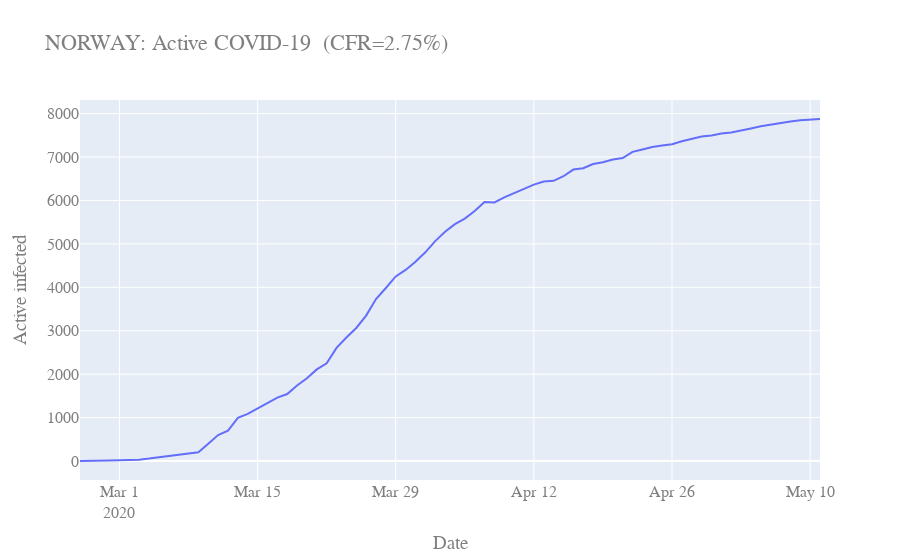

The cell this chart's notebook holds for it:
### Code cell
last, cfr, active, confirmed = fatality_rate_given_country(df, 'Norway')

fig = go.Figure([go.Scatter(x=df[df['Country/Region'] == 'Norway'].groupby('date')['date'].first(),
                            y=df[df['Country/Region'] == 'Norway'].groupby('date')['Active'].sum())])
fig.update_layout(
    title="NORWAY: Active COVID-19  (CFR=%.2f%%)" % (cfr*100),
    xaxis_title="Date",
    yaxis_title="Active infected",
    font=dict(
        family="Courier New, monospace",
        size=16,
        color="#7f7f7f"
    )
)
fig.show()

### Figure 1 — Plotly figure (JSON) as saved in the notebook; plotly's stock layout.template omitted (floating-point values rounded to 4 significant figures)
{"data": [{"type": "scatter", "x": ["2020-02-26", "2020-02-27", "2020-02-28", "2020-02-29", "2020-03-01", "2020-03-02", "2020-03-03", "2020-03-04", "2020-03-05", "2020-03-06", "2020-03-07", "2020-03-08", "2020-03-09", "2020-03-10", "2020-03-11", "2020-03-12", "2020-03-13", "2020-03-14", "2020-03-15", "2020-03-16", "2020-03-17", "2020-03-18", "2020-03-19", "2020-03-20", "2020-03-21", "2020-03-22", "2020-03-23", "2020-03-24", "2020-03-25", "2020-03-26", "2020-03-27", "2020-03-28", "2020-03-29", "2020-03-30", "2020-03-31", "2020-04-01", "2020-04-02", "2020-04-03", "2020-04-04", "2020-04-05", "2020-04-06", "2020-04-07", "2020-04-08", "2020-04-09", "2020-04-10", "2020-04-11", "2020-04-12", "2020-04-13", "2020-04-14", "2020-04-15", "2020-04-16", "2020-04-17", "2020-04-18", "2020-04-19", "2020-04-20", "2020-04-21", "2020-04-22", "2020-04-23", "2020-04-24", "2020-04-25", "2020-04-26", "2020-04-27", "2020-04-28", "2020-04-29", "2020-04-30", "2020-05-01", "2020-05-02", "2020-05-03", "2020-05-04", "2020-05-05", "2020-05-06", "2020-05-07", "2020-05-08", "2020-05-09", "2020-05-10", "2020-05-11"], "y": [1, 1, 6, 15, 19, 25, 32, 56, 87, 108, 147, 176, 204, 399, 597, 701, 995, 1086, 1217, 1329, 1459, 1543, 1738, 1906, 2110, 2250, 2605, 2845, 3064, 3349, 3730, 3985, 4252, 4401, 4589, 4806, 5065, 5279, 5456, 5584, 5757, 5965, 5953, 6071, 6169, 6258, 6365, 6437, 6452, 6558, 6712, 6744, 6840, 6881, 6943, 6977, 7119, 7175, 7232, 7266, 7294, 7362, 7422, 7471, 7496, 7541, 7566, 7604, 7658, 7708, 7748, 7785, 7820, 7848, 7854, 7876]}], "layout": {"font": {"color": "#7f7f7f", "family": "Courier New, monospace", "size": 16}, "title": {"text": "NORWAY: Active COVID-19  (CFR=2.75%)"}, "xaxis": {"title": {"text": "Date"}}, "yaxis": {"title": {"text": "Active infected"}}}}
